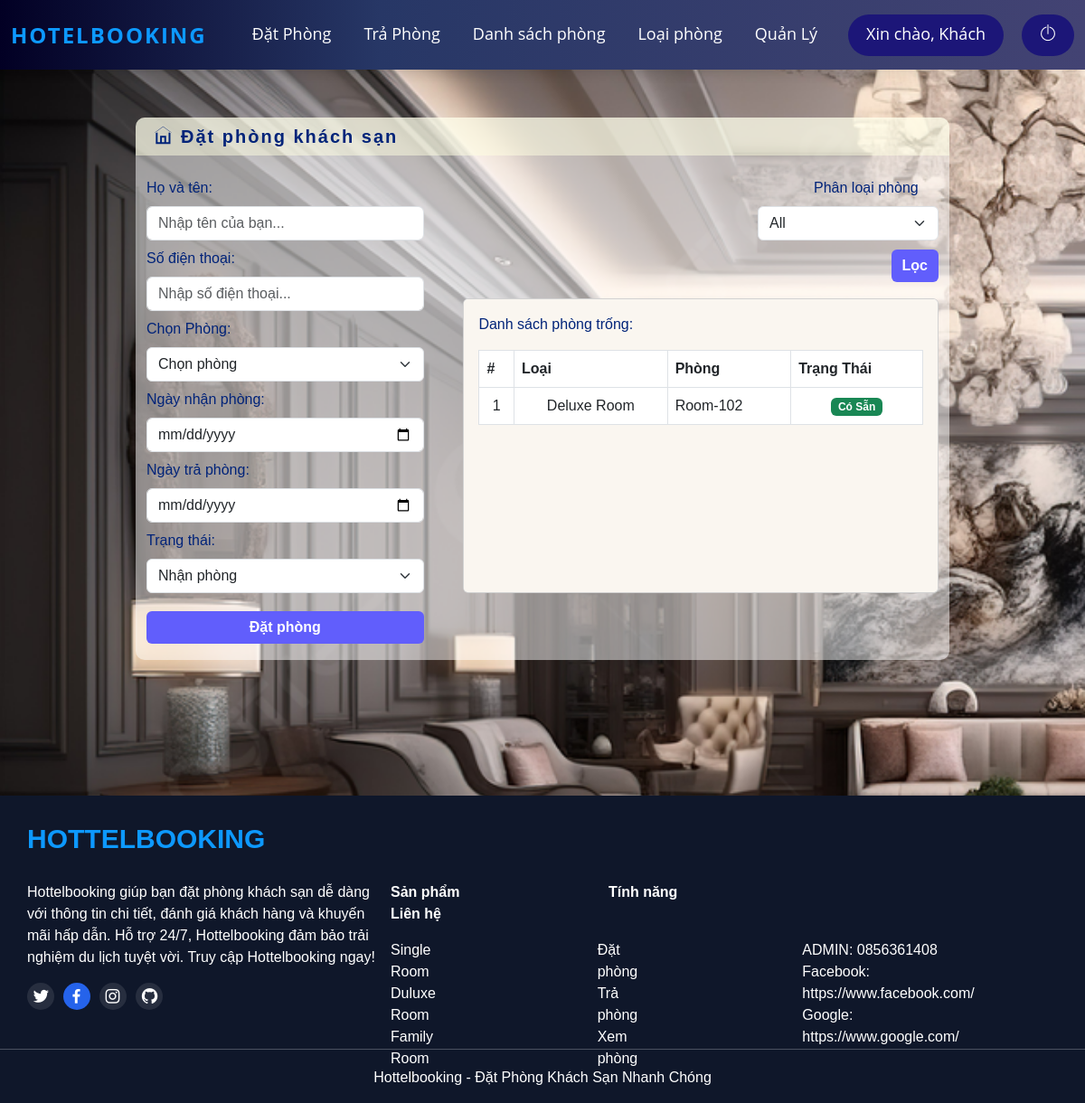
The app's page /FcheckIn.php with its own data.
### tables this page shows
CREATE TABLE `rooms` (
  `id` int(30) NOT NULL,
  `room` varchar(30) NOT NULL,
  `category_id` int(30) NOT NULL,
  `status` tinyint(1) NOT NULL DEFAULT 0 COMMENT '0 = Available , 1= Unvailables'
);

### FcheckIn.php (the view, shortened to what this page needs)
<?php include('connect.php'); ?>
<!DOCTYPE html>
<html lang="en">
<head>
    <link href="https://cdn.jsdelivr.net/npm/bootstrap@5.3.0/dist/css/bootstrap.min.css" rel="stylesheet">
    <link rel="stylesheet" href="./vendor/themify-icons/themify-icons.css">
    <link href='https://unpkg.com/boxicons@2.1.4/css/boxicons.min.css' rel='stylesheet'>
</head>
<body>
    <nav class="navbar navbar-expand-lg navbar-dark fixed-top">
        <div class="container-fluid">
            <a class="navbar-brand" href="#">HotelBooking</a>
        <div class="collapse navbar-collapse" id="navbarNav">
            <ul class="navbar-nav mx-auto">
                <li class="nav-item">
                    <a class="nav-link task" href="FcheckIn.php">Đặt Phòng</a>
                </li>
                <li class="nav-item">
                    <a class="nav-link task" href="FcheckOut.php">Trả Phòng</a>
                </li>
                <li class="nav-item">
                    <a class="nav-link task" href="rooms.php">Danh sách phòng</a>
                </li>
                <li class="nav-item">
                    <a class="nav-link task" href="Loairooms.php">Loại phòng</a>
                </li>
                <li class="nav-item">
                    <a class="nav-link task" href="Fquanly.php">Quản Lý</a>
                </li>
            </ul>
            <ul class="navbar-nav ml-auto">
                <li class="nav-item">
                    <a class="nav-link" href="#">
                        <?php
                        if(isset($_SESSION['name'])) {
                        echo 'Xin chào, '.$_SESSION['name'];
                        } else {
                            echo 'Xin chào, Khách';
                        }
                        ?>
                    </a>
                </li>
                <li class="nav-item">
                    <a class="nav-link task log-out" href="logout.php">
                        <i class='ti-power-off'></i>
                    </a>
                </li>
            </ul>
        </div>
    </div>
</nav>
<div class="container">
    <p class="title"> <i class="title-hottel ti-home"></i>Đặt phòng khách sạn</p>
    <div class="container-fluid">
        <div class="row">
            <div class="col-md-12">
                                <div class="col-md-4">
                                    <form id="filter" class="filer g-2">
                                        <div class="col-12">
                                            <label for="category" class="form-label">Phân loại phòng</label>
                                            <select class="form-select catelory" name="category_id">
                                                <option value="all" <?php echo isset($_GET['category_id']) && $_GET['category_id'] == 'all' ? 'selected' : '' ?>>All</option>
                                                <?php
                                                $cat = $conn->query("SELECT * FROM room_categories ORDER BY name ASC ");
                                                while ($row = $cat->fetch_assoc()) {
                                                    $cat_name[$row['id']] = $row['name'];
                                                    ?>
                                                    <?php
                                                }
                                                ?>
                                            </select>
                                        </div>
                                        <div class="col-12 search">
                                            <button class="btn btn-primary">Lọc</button>
                                        </div>
                                    </form>
                                </div>
                </div>
            </div>
            <div class="Datphong">
                <form id="infoForm" method="post" action="Datphong.php" onsubmit="return validateDates()">
                    <div class="form-group">
                        <label for="name" class="form-label">Họ và tên:</label>
                        <input type="text" class="form-control" id="name" name="name" placeholder="Nhập tên của bạn..." required>
                    </div>
                    <div class="form-group">
                        <label for="contact_no" class="form-label">Số điện thoại:</label>
                        <input type="text" class="form-control" id="contact_no" placeholder="Nhập số điện thoại..." name="contact_no" required>
                    </div>
                    <div class="form-group">
                        <label for="room_id" class="form-label">Chọn Phòng:</label>
                        <select class="form-select" id="room_id" name="room_id" required>
                            <option value="">Chọn phòng</option>
                </select>
            </div>
            <div class="form-group">
                <div class="col">
                    <label for="date_in" class="form-label">Ngày nhận phòng:</label>
                    <input type="date" class="form-control" id="date_in" name="date_in" required>
                </div>
                <div class="col">
                    <label for="date_out" class="form-label">Ngày trả phòng:</label>
                    <input type="date" class="form-control" id="date_out" name="date_out" required>
                </div>
            </div>
            <div class="form-group">
                <label for="status" class="form-label">Trạng thái:</label>
                <select class="form-select" id="status" name="status" required>
                    <option value="1">Nhận phòng</option>
                </select>
            </div>
        <button type="submit" class="btn check-in btn-primary">Đặt phòng </button>
    </form>
</div>
    <div class="box mt-3">
        <div class="col-md-12">
            <div class="card">
                <div class="card-body">
                    <p style="color: #002379;">Danh sách phòng trống:</p>
                    <table class="table table-bordered">
                        <thead>
                            <th>#</th>
                            <th>Loại</th>
                            <th>Phòng</th>
                            <th>Trạng Thái</th>
                        </thead>
                            <tbody>
                                <?php
                                $i = 1;
                                $where = '';
                                if (empty($where))
                                $where .= " where status = '0' ";
                            else
                            $where .= " and status = '0' ";
                        $rooms = $conn->query("SELECT * FROM rooms " . $where . " ORDER BY id ASC");
                        while ($row = $rooms->fetch_assoc()) :
                            ?>
                                    <tr>
                                        <td class="text-center"><?php echo $i++ ?></td>
                                        <td class="text-center"><?php echo $cat_name[$row['category_id']] ?></td>
                                        <td><?php echo $row['room'] ?></td>
                                        <?php if ($row['status'] == 0) : ?>
                                            <td class="text-center"><span class="badge bg-success">Có Sẵn</span></td>
                                            <?php else : ?>
                                                <td class="text-center"><span class="badge bg-secondary">Không có sẵn</span></td>
                                                <?php endif; ?>
                                            </tr>
                                            <?php endwhile; ?>
                                        </tbody>
                        </table>
                    </div>
                </div>
            </div>
        </div>
    </div>
</div>
<footer>
    <div class="rightFooter">
        <div class="boxFooter">
            <p class="titleFooter">hottelbooking</p>
        </div>
        <div class="contentFooter">
            <p>Hottelbooking giúp bạn đặt phòng khách sạn dễ dàng với thông tin chi tiết, đánh giá khách hàng và khuyến mãi hấp dẫn. Hỗ trợ 24/7, Hottelbooking đảm bảo trải nghiệm du lịch tuyệt vời. Truy cập Hottelbooking ngay!</p>
        </div>
        <div class="iconFooter">
            <div class="twitterFooter"><i class='bx bxl-twitter'></i></div>
            <div class="facebookFooter"><i class='bx bxl-facebook' ></i></div>
            <div class="instaFooter"><i class='bx bxl-instagram'></i></div>
            <div class="githubFooter"><i class='bx bxl-github'></i></div>
        </div>
    </div>
    <div class="leftFooter">
        <ul class="listFooter">
            <li class="product">Sản phẩm</li>
            <li class="feature">Tính năng</li>
            <li class="contact">Liên hệ</li>
        </ul>
        <div class="content-list-footer">
            <ul class="productFooter">
                <li>Single Room</li>
                <li>Duluxe Room</li>
                <li>Family Room</li>
            </ul>
            <ul class="featureFooter">
                <li>Đặt phòng</li>
                <li>Trả phòng</li>
                <li>Xem phòng</li>
            </ul>
            <ul class="contactFooter">
                <li>ADMIN: 0856361408</li>
                <li>Facebook: https://www.facebook.com/</li>
                <li>Google: https://www.google.com/</li>
            </ul>
        </div>
    </div>
    <div class="line-footer">
        <hr>
    </div>
    <div class="last-content-footer">
        <p>Hottelbooking - Đặt Phòng Khách Sạn Nhanh Chóng</p>
    </div>
</footer>
</body>
</html>

### FcheckIn.php (style rules this page uses)
body { font-family: Arial, sans-serif; background-image: url(pngtree-luxury-hotel-interior-picture-image_2682371.jpg); background-size: cover; background-repeat: no-repeat; background-attachment: fixed; margin-top: 130px; }
.container { background: rgba(255, 255, 255, 0.5); width: 900px; height: 600px; border-radius: 10px; padding: 0; }
.card-body { background-color: #FAF6F0; }
nav.navbar { background-color: #333; box-shadow: 0 4px 12px rgba(0,0,0,0.1); padding: 10px 0; }
nav.navbar a.navbar-brand { color: #0D99FF; font-weight: bold; font-size: 24px; text-transform: uppercase; letter-spacing: 2px; }
nav.navbar a.nav-link { color: #ffffff !important; margin-left: 20px; font-size: 18px; transition: color 0.3s, transform 0.3s; }
.navbar-nav.ml-auto a.nav-link { background-color: #1C1678; color: #ffffff; padding: 8px 20px; border-radius: 25px; transition: background-color 0.3s, transform 0.3s; }
nav.navbar { background-color: #27496d; background: linear-gradient(90deg, rgba(2,0,36,1) 0%, rgba(39,55,102,1) 35%, rgba(67,67,115,1) 100%); font-family: 'Open Sans', sans-serif; }
nav.navbar a.nav-link { color: rgba(255, 255, 255, 0.8); padding: 0.75em 1.5em; border-bottom: 3px solid transparent; transition: color 0.2s ease, border-color 0.2s ease; }
.navbar { display: flex; justify-content: flex-end; list-style: none; }
.title { font-size: 20px; font-weight: bold; color: #002379; background: rgba(255, 255, 225, 0.5); border-radius: 10px 10px 0 0; height: 42px; display: flex; align-items: center; padding-left: 20px; letter-spacing: 2px; }
.title .title-hottel { margin-right: 8px; padding-bottom: 4px; font-weight: bold; }
.row { width: 50%; float: right; }
.row .col-md-4 { float: right; }
.col-12.search { display: flex; justify-content: end; margin-top: 10px; }
.btn { background: #615EFC; font-weight: bold; border: none; }
.btn.check-in { margin-top: 20px; width: 100%; }
.Datphong { width: 35%; }
.form-label { margin: 8px 0; color: #002379; }
.card { top: -398px; float: right; width: 60%; height: 326px; overflow: auto; overflow-y: scroll }
.form-select.catelory { width: 200px; margin-left: -62px; }
footer { width: 100%; height: 340px; background: #0F172A; margin-top: 150px; color: #fff; position: relative; }
.boxFooter { margin: 0 0 25px 30px; padding-top: 25px; }
.titleFooter { font-size: 30px; font-weight: bold; text-transform: uppercase; color: #0D99FF; margin: 0; }
.contentFooter { max-width: 400px; margin-left: 30px; }
.iconFooter { margin-left: 30px; font-size: 21px; display: flex; }
.facebookFooter { background: #2563EB; width: 30px; height: 30px; padding-left: 4px; padding-top: 1px; border-radius: 15px; margin-right: 10px; }
.twitterFooter { background: rgba(255, 255, 255, 0.1); width: 30px; height: 30px; padding-left: 5px; padding-top: 1px; border-radius: 15px; margin-right: 10px; }
.instaFooter { background: rgba(255, 255, 255, 0.1); width: 30px; height: 30px; padding-left: 4px; padding-top: 1px; border-radius: 15px; margin-right: 10px; }
.githubFooter { background: rgba(255, 255, 255, 0.1); width: 30px; height: 30px; padding-left: 5px; padding-top: 1px; border-radius: 15px; }
.listFooter > li { display: inline-block; font-weight: bold; }
.rightFooter { width: 40%; position: absolute; }
.leftFooter { width: 60%; float: right; position: absolute; right: 80px; margin-top: 95px; }
.listFooter li { padding: 0px 160px 0px 0px; }
.content-list-footer { display: flex; }
.productFooter { list-style-type: none; padding-right: 113px; }
.featureFooter { list-style-type: none; padding-right: 113px; }
.contactFooter { list-style-type: none; padding-left: 43px ; }
.last-content-footer { position: absolute; bottom: 0; display: flex; width: 100%; justify-content: center; align-items: center; }
.line-footer { position: absolute; bottom: 43px; width: 100%; }

### records on screen
rooms: category "Deluxe Room", room "Room-102", status "Có Sẵn"
